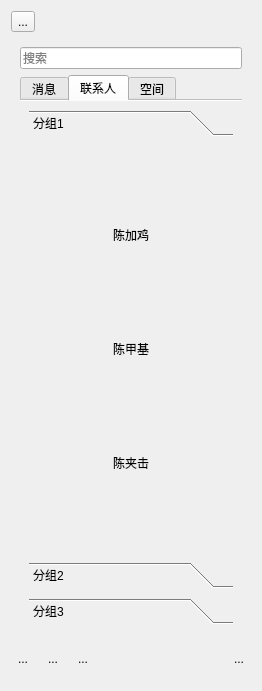
<?xml version="1.0" encoding="UTF-8"?>
<ui version="4.0">
 <class>ChatWidget</class>
 <widget class="QWidget" name="ChatWidget">
  <property name="geometry">
   <rect>
    <x>0</x>
    <y>0</y>
    <width>262</width>
    <height>691</height>
   </rect>
  </property>
  <property name="windowTitle">
   <string>Form</string>
  </property>
  <layout class="QGridLayout" name="gridLayout">
   <item row="0" column="0">
    <widget class="QWidget" name="widget" native="true">
     <layout class="QVBoxLayout" name="verticalLayout_4">
      <property name="leftMargin">
       <number>0</number>
      </property>
      <property name="topMargin">
       <number>0</number>
      </property>
      <property name="rightMargin">
       <number>0</number>
      </property>
      <property name="bottomMargin">
       <number>0</number>
      </property>
      <item>
       <widget class="QToolButton" name="MyImage">
        <property name="text">
         <string>...</string>
        </property>
        <property name="icon">
         <iconset resource="res.qrc">
          <normaloff>:/images/1.jpg</normaloff>:/images/1.jpg</iconset>
        </property>
        <property name="iconSize">
         <size>
          <width>50</width>
          <height>50</height>
         </size>
        </property>
       </widget>
      </item>
      <item>
       <widget class="QWidget" name="widget_3" native="true">
        <layout class="QVBoxLayout" name="verticalLayout">
         <item>
          <widget class="QLineEdit" name="lineEdit">
           <property name="cursor">
            <cursorShape>IBeamCursor</cursorShape>
           </property>
           <property name="placeholderText">
            <string>搜索</string>
           </property>
          </widget>
         </item>
         <item>
          <widget class="QTabWidget" name="tabWidget">
           <property name="cursor">
            <cursorShape>WaitCursor</cursorShape>
           </property>
           <property name="currentIndex">
            <number>1</number>
           </property>
           <property name="documentMode">
            <bool>true</bool>
           </property>
           <widget class="QWidget" name="tab">
            <attribute name="title">
             <string>消息</string>
            </attribute>
            <layout class="QVBoxLayout" name="verticalLayout_3"/>
           </widget>
           <widget class="QWidget" name="tab_3">
            <attribute name="title">
             <string>联系人</string>
            </attribute>
            <layout class="QVBoxLayout" name="verticalLayout_2">
             <item>
              <widget class="QToolBox" name="toolBox_2">
               <property name="sizePolicy">
                <sizepolicy hsizetype="Preferred" vsizetype="Preferred">
                 <horstretch>0</horstretch>
                 <verstretch>0</verstretch>
                </sizepolicy>
               </property>
               <property name="frameShape">
                <enum>QFrame::NoFrame</enum>
               </property>
               <property name="frameShadow">
                <enum>QFrame::Raised</enum>
               </property>
               <property name="currentIndex">
                <number>0</number>
               </property>
               <property name="tabSpacing">
                <number>10</number>
               </property>
               <widget class="QWidget" name="page_4">
                <property name="geometry">
                 <rect>
                  <x>0</x>
                  <y>0</y>
                  <width>196</width>
                  <height>335</height>
                 </rect>
                </property>
                <attribute name="label">
                 <string>分组1</string>
                </attribute>
                <layout class="QVBoxLayout" name="verticalLayout_5">
                 <item>
                  <widget class="QToolButton" name="p1">
                   <property name="sizePolicy">
                    <sizepolicy hsizetype="Preferred" vsizetype="Preferred">
                     <horstretch>0</horstretch>
                     <verstretch>0</verstretch>
                    </sizepolicy>
                   </property>
                   <property name="minimumSize">
                    <size>
                     <width>0</width>
                     <height>56</height>
                    </size>
                   </property>
                   <property name="maximumSize">
                    <size>
                     <width>10000</width>
                     <height>56</height>
                    </size>
                   </property>
                   <property name="autoFillBackground">
                    <bool>false</bool>
                   </property>
                   <property name="text">
                    <string>陈加鸡</string>
                   </property>
                   <property name="icon">
                    <iconset resource="res.qrc">
                     <normaloff>:/images/11.jpg</normaloff>:/images/11.jpg</iconset>
                   </property>
                   <property name="iconSize">
                    <size>
                     <width>56</width>
                     <height>56</height>
                    </size>
                   </property>
                   <property name="popupMode">
                    <enum>QToolButton::DelayedPopup</enum>
                   </property>
                   <property name="toolButtonStyle">
                    <enum>Qt::ToolButtonTextBesideIcon</enum>
                   </property>
                   <property name="autoRaise">
                    <bool>true</bool>
                   </property>
                  </widget>
                 </item>
                 <item>
                  <widget class="QToolButton" name="p2">
                   <property name="sizePolicy">
                    <sizepolicy hsizetype="Preferred" vsizetype="Preferred">
                     <horstretch>0</horstretch>
                     <verstretch>0</verstretch>
                    </sizepolicy>
                   </property>
                   <property name="minimumSize">
                    <size>
                     <width>0</width>
                     <height>56</height>
                    </size>
                   </property>
                   <property name="maximumSize">
                    <size>
                     <width>16777215</width>
                     <height>56</height>
                    </size>
                   </property>
                   <property name="text">
                    <string>陈甲基</string>
                   </property>
                   <property name="icon">
                    <iconset resource="res.qrc">
                     <normaloff>:/images/d1.jpg</normaloff>:/images/d1.jpg</iconset>
                   </property>
                   <property name="iconSize">
                    <size>
                     <width>56</width>
                     <height>56</height>
                    </size>
                   </property>
                   <property name="toolButtonStyle">
                    <enum>Qt::ToolButtonTextBesideIcon</enum>
                   </property>
                   <property name="autoRaise">
                    <bool>true</bool>
                   </property>
                  </widget>
                 </item>
                 <item>
                  <widget class="QToolButton" name="p3">
                   <property name="sizePolicy">
                    <sizepolicy hsizetype="Preferred" vsizetype="Fixed">
                     <horstretch>0</horstretch>
                     <verstretch>0</verstretch>
                    </sizepolicy>
                   </property>
                   <property name="minimumSize">
                    <size>
                     <width>0</width>
                     <height>56</height>
                    </size>
                   </property>
                   <property name="maximumSize">
                    <size>
                     <width>16777215</width>
                     <height>56</height>
                    </size>
                   </property>
                   <property name="text">
                    <string>陈夹击</string>
                   </property>
                   <property name="icon">
                    <iconset resource="res.qrc">
                     <normaloff>:/images/8.jpg</normaloff>:/images/8.jpg</iconset>
                   </property>
                   <property name="iconSize">
                    <size>
                     <width>56</width>
                     <height>56</height>
                    </size>
                   </property>
                   <property name="toolButtonStyle">
                    <enum>Qt::ToolButtonTextBesideIcon</enum>
                   </property>
                   <property name="autoRaise">
                    <bool>true</bool>
                   </property>
                  </widget>
                 </item>
                </layout>
               </widget>
               <widget class="QWidget" name="page_5">
                <property name="geometry">
                 <rect>
                  <x>0</x>
                  <y>0</y>
                  <width>98</width>
                  <height>28</height>
                 </rect>
                </property>
                <attribute name="label">
                 <string>分组2</string>
                </attribute>
               </widget>
               <widget class="QWidget" name="page_6">
                <property name="geometry">
                 <rect>
                  <x>0</x>
                  <y>0</y>
                  <width>98</width>
                  <height>28</height>
                 </rect>
                </property>
                <attribute name="label">
                 <string>分组3</string>
                </attribute>
               </widget>
              </widget>
             </item>
            </layout>
           </widget>
           <widget class="QWidget" name="tab_2">
            <attribute name="title">
             <string>空间</string>
            </attribute>
           </widget>
          </widget>
         </item>
        </layout>
       </widget>
      </item>
      <item>
       <widget class="QWidget" name="widget_2" native="true">
        <layout class="QHBoxLayout" name="horizontalLayout">
         <property name="leftMargin">
          <number>0</number>
         </property>
         <property name="topMargin">
          <number>0</number>
         </property>
         <property name="rightMargin">
          <number>0</number>
         </property>
         <property name="bottomMargin">
          <number>11</number>
         </property>
         <item>
          <widget class="QToolButton" name="OptionBtn">
           <property name="sizePolicy">
            <sizepolicy hsizetype="Fixed" vsizetype="Minimum">
             <horstretch>0</horstretch>
             <verstretch>0</verstretch>
            </sizepolicy>
           </property>
           <property name="focusPolicy">
            <enum>Qt::TabFocus</enum>
           </property>
           <property name="toolTip">
            <string/>
           </property>
           <property name="text">
            <string>...</string>
           </property>
           <property name="icon">
            <iconset resource="res.qrc">
             <normaloff>:/images/options.png</normaloff>:/images/options.png</iconset>
           </property>
           <property name="iconSize">
            <size>
             <width>30</width>
             <height>30</height>
            </size>
           </property>
           <property name="checkable">
            <bool>false</bool>
           </property>
           <property name="autoRaise">
            <bool>true</bool>
           </property>
          </widget>
         </item>
         <item>
          <widget class="QToolButton" name="toolButton_3">
           <property name="text">
            <string>...</string>
           </property>
           <property name="iconSize">
            <size>
             <width>30</width>
             <height>30</height>
            </size>
           </property>
           <property name="autoRaise">
            <bool>true</bool>
           </property>
          </widget>
         </item>
         <item>
          <widget class="QToolButton" name="toolButton_5">
           <property name="text">
            <string>...</string>
           </property>
           <property name="iconSize">
            <size>
             <width>20</width>
             <height>30</height>
            </size>
           </property>
           <property name="autoRaise">
            <bool>true</bool>
           </property>
          </widget>
         </item>
         <item>
          <spacer name="horizontalSpacer">
           <property name="orientation">
            <enum>Qt::Horizontal</enum>
           </property>
           <property name="sizeHint" stdset="0">
            <size>
             <width>40</width>
             <height>20</height>
            </size>
           </property>
          </spacer>
         </item>
         <item>
          <widget class="QToolButton" name="toolButton_4">
           <property name="text">
            <string>...</string>
           </property>
           <property name="iconSize">
            <size>
             <width>20</width>
             <height>30</height>
            </size>
           </property>
           <property name="autoRaise">
            <bool>true</bool>
           </property>
           <property name="arrowType">
            <enum>Qt::NoArrow</enum>
           </property>
          </widget>
         </item>
        </layout>
       </widget>
      </item>
     </layout>
    </widget>
   </item>
  </layout>
 </widget>
 <resources>
  <include location="res.qrc"/>
 </resources>
 <connections/>
</ui>
